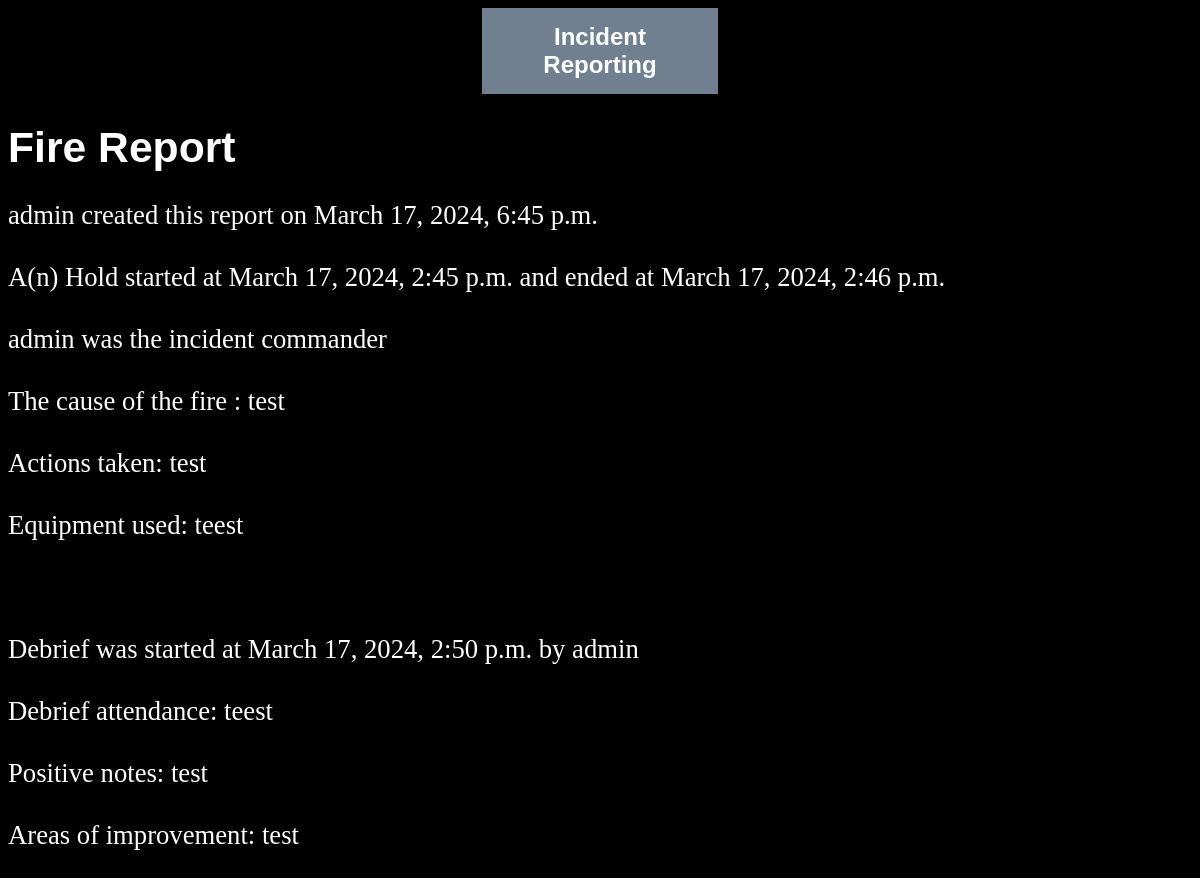
The app's page /Report/firereport_detail/2 with its own data.
### Report/models.py (models this page shows, shortened)
class FireReport(models.Model):
    user = models.ForeignKey(User, on_delete=models.SET_NULL, null=True, related_name='FireCreator')
    created = models.DateTimeField(auto_now_add=True)
    updated = models.DateTimeField(auto_now=True)
    date_and_time_of_incident_start = models.DateTimeField()
    date_and_time_of_incident_end = models.DateTimeField()
    incident_commander = models.ForeignKey(User, on_delete=models.SET_NULL, null=True, related_name='FireCommander')
    incident_type = models.ForeignKey(IncidentType, on_delete=models.SET_NULL, null=True)
    cause_of_incident = models.CharField(max_length=140)
    actions_taken = models.TextField()
    equipment_used = models.TextField()
    debrief_attendance = models.TextField()
    positive_notes = models.TextField()
    areas_of_improvement = models.TextField()
    debrief_commander = models.ForeignKey(User, on_delete=models.SET_NULL, null=True,related_name='FireDebriefCommander')
    debrief_date_time = models.DateTimeField()
    class Meta:
        ordering = ['-created']

class IncidentType(models.Model):
    type = models.CharField(max_length=100)
    description = models.CharField(max_length=140,blank=True, null=True)
    def __str__(self):
        return self.type

### Report/views.py (the view)
# urls.py: path('firereport_detail/<int:pk>',FireDetailView.as_view(),name='firereport_detail'),
class FireDetailView(DetailView):
    model = FireReport

### Report/templates/Report/firereport_detail.html
{% extends 'base.html' %}
{% block content %}
<h1>Fire Report</h1>
<p>
{{firereport.user}} created this report on {{firereport.created}}
<br>
<br>
A(n) {{firereport.incident_type}} started at {{firereport.date_and_time_of_incident_start}} and ended at {{firereport.date_and_time_of_incident_end}}
<br>
<br>
{{firereport.incident_commander}} was the incident commander
<br><br>
The cause of the fire : {{firereport.cause_of_incident}}
<br><br>
Actions taken: {{firereport.actions_taken}}
<br><br>
Equipment used: {{firereport.equipment_used}}
<br><br><br><br>
Debrief was started at {{firereport.debrief_date_time}} by {{firereport.debrief_commander}}
<br><br>
Debrief attendance: {{firereport.debrief_attendance}}
<br><br>
Positive notes: {{firereport.positive_notes}}
<br><br>
Areas of improvement: {{firereport.areas_of_improvement}}
</p>
{% endblock %}

### templates/base.html (style rules this page uses)
p { font-size: 20pt; }
body { background-color: black; color: white; }
h1 { font-family: Verdana, Geneva, Tahoma, sans-serif; font-size: 32pt; font-style: none; font-weight: none; }

### records on screen
FireReport: user "admin", created "March 17, 2024, 6:45 p.m.", incident_type "Hold", date_and_time_of_incident_start "March 17, 2024, 2:45 p.m.", date_and_time_of_incident_end "March 17, 2024, 2:46 p.m.", incident_commander "admin", cause_of_incident "test", actions_taken "test", equipment_used "teest", debrief_date_time "March 17, 2024, 2:50 p.m.", debrief_commander "admin", debrief_attendance "teest", positive_notes "test", areas_of_improvement "test"
